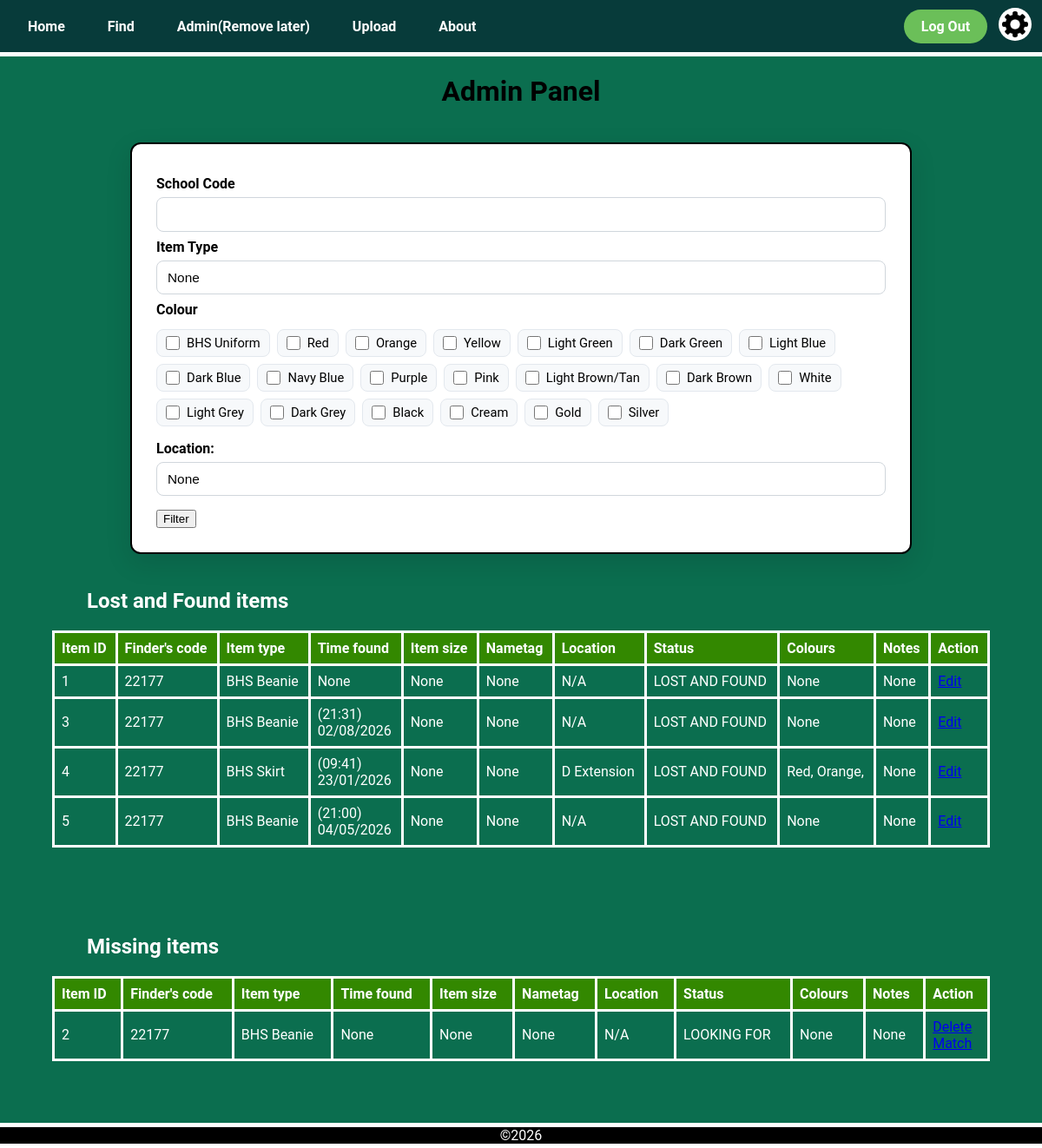
Page /admin (signed in) on the earlier database version.
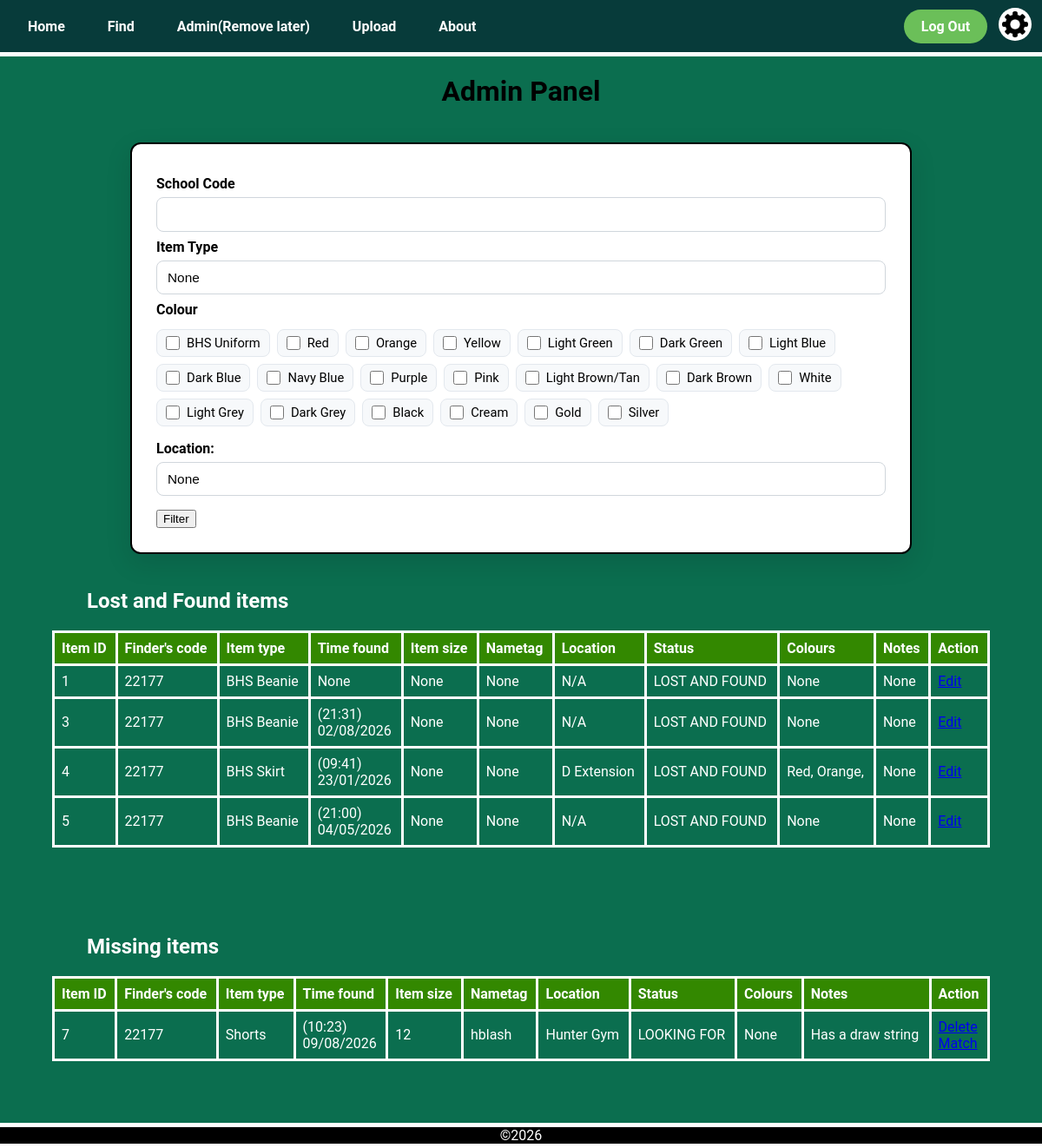
Same page on the later database version.
### app.py (models this page shows)
class LostItem(db.Model):
    __tablename__ = 'lost_item'
    item_id = db.Column(db.Integer, primary_key=True)
    finder_id = db.Column(db.String(6), db.ForeignKey('user.user_id'))
    item_type = db.Column(db.String(50))
    time_found = db.Column(db.String(50))
    size = db.Column(db.String(50))
    nametag = db.Column(db.String(50))
    location = db.Column(db.String(50))
    status = db.Column(db.String(50))
    notes = db.Column(db.String(50))
    colours = db.relationship('Colour', secondary='lostitem_colour', backref='lost_items')

class Colour(db.Model):
    __tablename__ = 'colour'
    colour_id = db.Column(db.Integer, primary_key=True)
    name = db.Column(db.String(50))

### app.py (the view, shortened to what this page needs)
@app.route('/admin', methods=['POST', 'GET'])
@login_required
def admin():
    if current_user.clearance > 1:   # Clearance check, Admins only
        return render_template('error.html',
                               title='Access Forbidden',
                               error_title='Forbidden',
                               error_message='You do not have permission to access this page')
    lost_and_found_query = LostItem.query.filter_by(status='LOST AND FOUND')
    missing_items_query = LostItem.query.filter_by(status='LOOKING FOR')
    returned_items_query = LostItem.query.filter_by(status='RETURNED')
    recieved_items_query = LostItem.query.filter_by(status='RETURNED')
    lost_and_found_items = lost_and_found_query.all()
    missing_items = missing_items_query.all()
    for item in lost_and_found_items + missing_items:
        item.colour_names = [colour.name for colour in item.colours]
    return render_template('admin.html', title='Admin',
                           lost_and_found_items=lost_and_found_items,
                           missing_items=missing_items)

### app.py (called while the page is built)
@login_manager.user_loader
def load_user(user_id):
    return User.query.get(int(user_id))

@app.context_processor
def inject_variables():
    return dict(show_footer=True,
                logged_in = current_user.is_authenticated,
                min_time = "2026-01-01T00:00",
                current_time = datetime.now().strftime("%Y-%m-%dT%H:%M")
                )

@app.before_request
def before_request():
    if request.endpoint in ['logout', 'static']:
        return
    if current_user.is_authenticated is True and current_user.clearance == 4:
        return render_template("error.html",
                                    title="Forbidden",
                                    error_title="Your account has been disabled",
                                    error_message="Please contact an admin")

### templates/admin.html (shortened to what the changed rows need)
{% extends "layout.html" %}
{% block content %}
<h1 class="title">
    Admin Panel
</h1>
<form method="post" action="/admin">
    <div class="upload_form">
        <h2 class="upload_form_subtitle">School Code</h2>
        <h2 class="upload_form_subtitle">Item Type</h2>
        <h2 class="upload_form_subtitle">Colour</h2>
        <h2 class="upload_form_subtitle">Location:</h2>
    </div>
</form>
<table class="item_info_table">
  <h2 class="sub_heading">Lost and Found items</h2>
    <tr>
      <th class="item_info_header">Item ID</th>
      <th class="item_info_header">Finder's code</th>
      <th class="item_info_header">Item type</th>
      <th class="item_info_header">Time found</th>
      <th class="item_info_header">Item size</th>
      <th class="item_info_header">Nametag</th>
      <th class="item_info_header">Location</th>
      <th class="item_info_header">Status</th>
      <th class="item_info_header">Colours</th>
      <th class="item_info_header">Notes</th>
      <th class="item_info_header">Action</th>
    </tr>
    {% for item in lost_and_found_items %}
    <tr class="item_info_row">
      <td>{{item.item_id}}</td>
      <td>{{item.finder_id}}</td>
      <td>{{item.item_type}}</td>
      <td>
        {% if item.time_found is not none %}
          ({{ item.time_found[11:16] }})<br>{{ item.time_found[8:10] }}/{{ item.time_found[5:7] }}/{{ item.time_found[0:4] }}
        {% else %}
          {{item.time_found}}
        {% endif %}
      </td>
      <td>{{item.size}}</td>
      <td>{{item.nametag}}</td>
      <td>{{item.location}}</td>
      <td>{{item.status}}</td>
            <td>
        {% if item.colour_names %}
            {% for colour in item.colour_names %}
              {{ colour }},
            {% endfor %}
        {% else %}
          None
        {% endif %}
      </td>
      <td>{{item.notes}}</td>
      <td class="edit_item_button"><a href="/item/{{item.item_id}}">Edit</a></td>
    </tr>
    {% endfor %}
</table>
<table class="item_info_table">
    <h2 class="sub_heading">Missing items</h2>
    <tr>
      <th class="item_info_header">Item ID</th>
      <th class="item_info_header">Finder's code</th>
      <th class="item_info_header">Item type</th>
      <th class="item_info_header">Time found</th>
      <th class="item_info_header">Item size</th>
      <th class="item_info_header">Nametag</th>
      <th class="item_info_header">Location</th>
      <th class="item_info_header">Status</th>
      <th class="item_info_header">Colours</th>
      <th class="item_info_header">Notes</th>
      <th class="item_info_header">Action</th>
    </tr>
    {% for item in missing_items %}
    <tr class="item_info_row">
      <td>{{item.item_id}}</td>
      <td>{{item.finder_id}}</td>
      <td>{{item.item_type}}</td>
      <td>
        {% if item.time_found is not none %}
          ({{ item.time_found[11:16] }})<br>{{ item.time_found[8:10] }}/{{ item.time_found[5:7] }}/{{ item.time_found[0:4] }}
        {% else %}
          {{item.time_found}}
        {% endif %}
      </td>
      <td>{{item.size}}</td>
      <td>{{item.nametag}}</td>
      <td>{{item.location}}</td>
      <td>{{item.status}}</td>
      <td>
        {% if colour_names %}
            {% for colour in colour_names %}
              {{ colour }},
            {% endfor %}
        {% else %}
          None
        {% endif %}
      </td>
      <td>{{item.notes}}</td>
      <td class="edit_item_button">
        <a href="/item/{{item.item_id}}/delete">Delete</a>
          <br>
        <a href="/item/{{item.item_id}}/match">Match</a>
      </td>
    </tr>
    {% endfor %}
</table>
{% endblock %}

Differences in the rows shown:
no longer on this page (row edited): LostItem: item_id "2", finder_id "22177", item_type "BHS Beanie", time_found "None", size "None", nametag "None", location "N/A", status "LOOKING FOR", notes "None", shown under "Missing items"
added LostItem: item_id "7", finder_id "22177", item_type "Shorts", time_found "10:23", time_found "09", time_found "08", time_found "2026", size "12", nametag "hblash", location "Hunter Gym", status "LOOKING FOR", notes "Has a draw string", shown under "Missing items"
